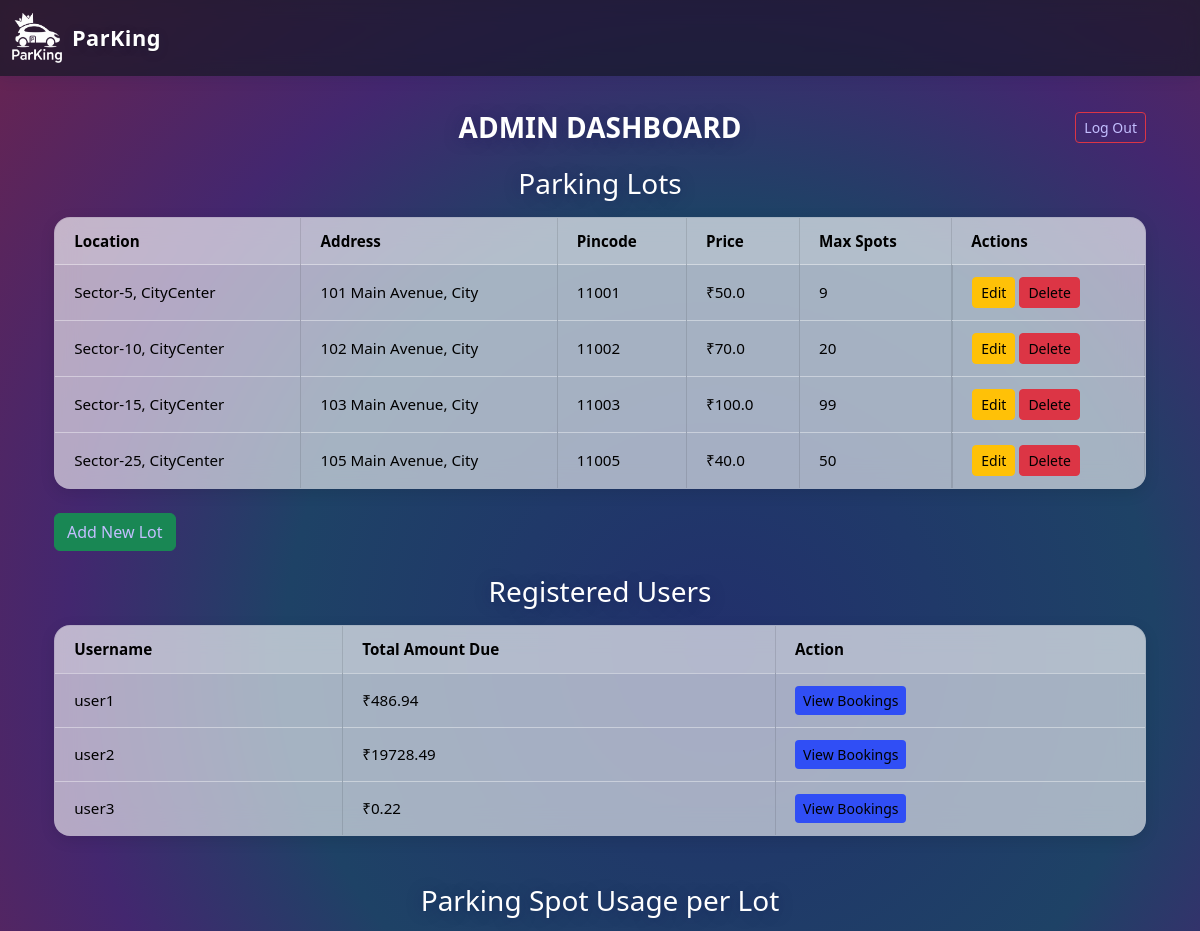
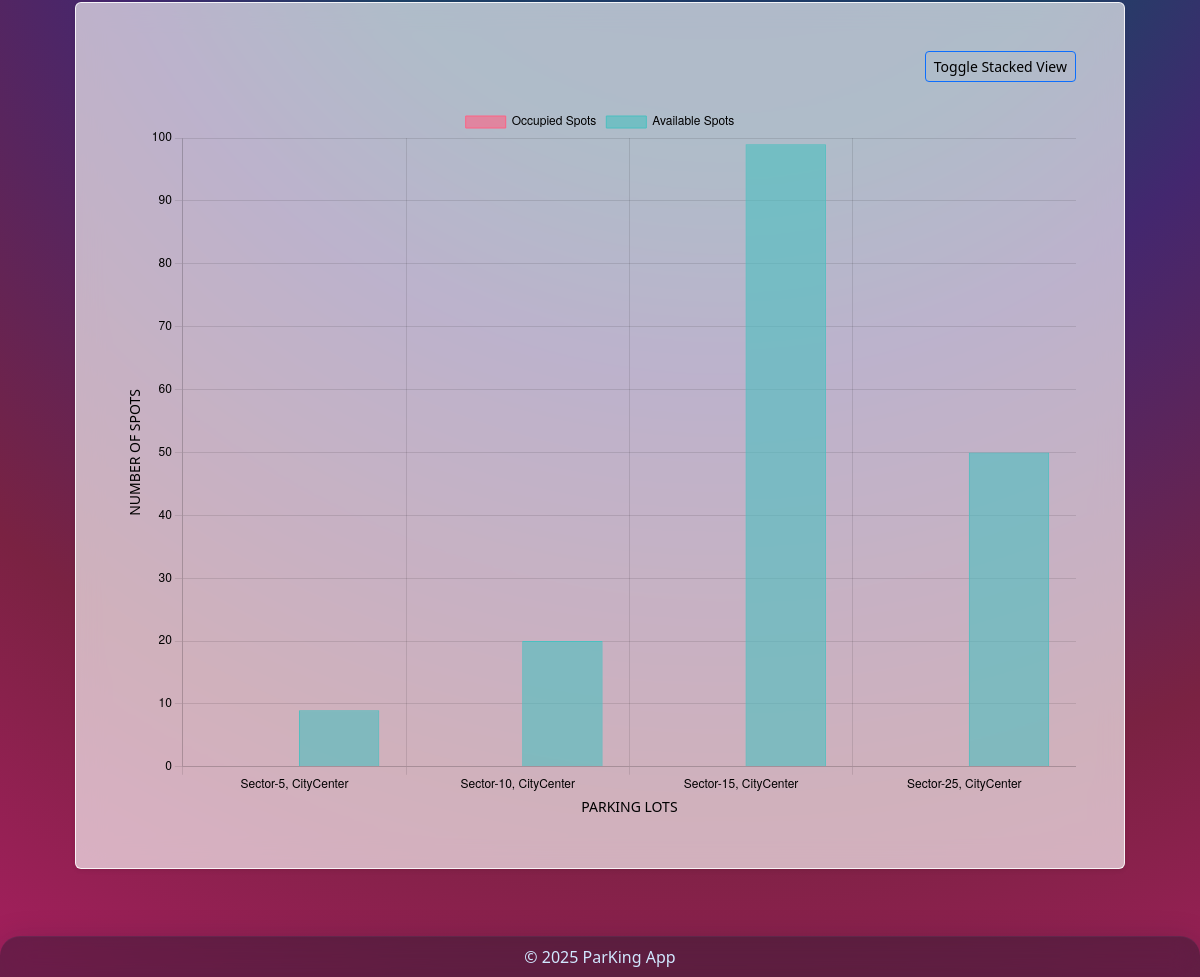
The app's page /admin/dashboard (signed in) with its own data (2 pictures, top to bottom).
### controllers/database.py (models this page shows)
class ParkingLot(db.Model):
    id = db.Column(db.Integer, primary_key=True)
    location = db.Column(db.String(120), nullable=False)
    prices = db.Column(db.Float, nullable=False)
    address = db.Column(db.String(200), nullable=False)
    pincode = db.Column(db.String(10), nullable=False)
    max_spots = db.Column(db.Integer, nullable=False)
    spots = db.relationship('ParkingSpot', backref='parking_lot', cascade='all, delete-orphan', lazy=True)

class User(db.Model):
    id = db.Column(db.Integer, primary_key=True)
    username = db.Column(db.String(80), unique=True, nullable=False)
    password = db.Column(db.String(120), nullable=False)
    current_booking_id = db.Column(db.Integer, nullable=False, default=0)
    reservations = db.relationship('Reservation', backref='user', cascade='all, delete-orphan', lazy=True)

### app.py (the view)
@app.route('/admin/dashboard')
def admin_dashboard():
    if 'admin_id' not in session:
        flash("Please log in as admin to access dashboard.", "danger")
        return redirect(url_for('admin_login'))
    lots = ParkingLot.query.all()
    users = User.query.all()
    lot_labels = []
    occupied_data = []
    available_data = []
    for lot in lots:
        lot_labels.append(lot.location)
        occupied_spots = sum(1 for spot in lot.spots if spot.status == 'O')
        available_spots = lot.max_spots - occupied_spots
        occupied_data.append(occupied_spots)
        available_data.append(available_spots)
    user_payments = {}
    for user in users:
        total_payment = 0.0
        bookings = Reservation.query.filter_by(user_id=user.id).all()
        for booking in bookings:
            if booking.end_time:  # only if finished
                duration = (booking.end_time - booking.start_time).total_seconds() / 3600
                rate = booking.spot.parking_lot.prices  # price per hour
                total_payment += duration * rate
        user_payments[user.id] = round(total_payment, 2)
    user_id = request.args.get('user_id')
    selected_user = None
    user_bookings = []
    if user_id:
        selected_user = User.query.get(user_id)
        if selected_user:
            user_bookings = Reservation.query.filter_by(user_id=user_id).order_by(Reservation.start_time.desc()).all()
    return render_template(
        'admin_dashboard.html',
        lots=lots,
        users=users,
        lot_labels=lot_labels,
        occupied_data=occupied_data,
        available_data=available_data,
        selected_user=selected_user,
        user_bookings=user_bookings,
        user_payments=user_payments  # pass to template
    )

### templates/admin_dashboard.html (shortened to what this page needs)
{% extends "layout.html" %}
{% block content %}
<div class="container py-4">
  <div class="d-flex justify-content-between align-items-center mb-4 position-relative">
    <h2 class="m-0 position-absolute top-50 start-50 translate-middle text-center"
        style="color:black; font-weight:700; font-size:1.75rem;">
      ADMIN DASHBOARD
    </h2>
    <a href="{{ url_for('admin_logout') }}" class="btn btn-outline-danger btn-sm ms-auto">Log Out</a>
  </div>
  <h4 class="mb-3 text-center" style="color:black; font-weight: 500; font-size: 1.75rem;">Parking Lots</h4>
  <table class="table table-bordered mb-4 frosted-glass">
    <thead>
      <tr>
        <th>Location</th>
        <th>Address</th>
        <th>Pincode</th>
        <th>Price</th>
        <th>Max Spots</th>
        <th>Actions</th>
      </tr>
    </thead>
    <tbody>
      {% for lot in lots %}
      {% set occupied_spots = lot.spots | selectattr('status', 'equalto', 'O') | list | length %}
      <tr>
        <td>{{ lot.location }}</td>
        <td>{{ lot.address }}</td>
        <td>{{ lot.pincode }}</td>
        <td>₹{{ lot.prices }}</td>
        <td>{{ lot.max_spots }}</td>
        <td class="d-flex gap-1">
          {% if occupied_spots == 0 %}
            <a href="{{ url_for('admin_edit_lot', lot_id=lot.id) }}" class="btn btn-sm btn-warning">Edit</a>
            <form action="{{ url_for('admin_delete_lot', lot_id=lot.id) }}" method="POST" onsubmit="return confirm('Are you sure you want to delete this lot?');" style="display:inline;">
              <button type="submit" class="btn btn-sm btn-danger">Delete</button>
            </form>
          {% else %}
            <button class="btn btn-sm btn-secondary" disabled>Edit</button>
            <button class="btn btn-sm btn-secondary" disabled>Delete</button>
          {% endif %}
        </td>
      </tr>
      {% endfor %}
    </tbody>
  </table>
  <a href="{{ url_for('admin_add_lot') }}" class="btn btn-success mb-4">Add New Lot</a>
<h4 class="mb-3 text-center" style="color:black; font-weight: 500; font-size: 1.75rem;">Registered Users</h4>
<table class="table table-bordered frosted-glass mb-5">
  <thead>
    <tr>
      <th>Username</th>
      <th>Total Amount Due</th>
      <th>Action</th>
    </tr>
  </thead>
  <tbody>
    {% for user in users %}
    <tr>
      <td>{{ user.username }}</td>
      <td>₹{{ user_payments[user.id] }}</td>
      <td>
        <a href="{{ url_for('admin_dashboard') }}?user_id={{ user.id }}" class="btn btn-info btn-sm">
          View Bookings
        </a>
      </td>
    </tr>
    {% endfor %}
  </tbody>
</table>
  <h4 class="mt-5 mb-3 text-center" style="color:black; font-weight: 500; font-size: 1.75rem;">
    Parking Spot Usage per Lot
  </h4>
  <div class="mx-auto frosted-glass p-5 rounded shadow-sm" style="max-width: 1050px; color: black;">
    <div class="d-flex justify-content-end mb-4">
      <button id="toggleView" class="btn btn-outline-primary btn-sm">Toggle Stacked View</button>
    </div>
    <canvas id="lotChart" height="225" style="max-width: 100%;"></canvas>
  </div>
  <script>
    const ctx = document.getElementById('lotChart').getContext('2d');
    const data = {
      labels: {{ lot_labels|tojson|safe }},
      datasets: [
        {
          label: 'Occupied Spots',
          data: {{ occupied_data|tojson|safe }},
          backgroundColor: 'rgba(255, 99, 132, 0.6)',
          borderColor: 'rgba(255, 99, 132, 1)',
          borderWidth: 1
        },
        {
          label: 'Available Spots',
          data: {{ available_data|tojson|safe }},
          backgroundColor: 'rgba(75, 192, 192, 0.6)',
          borderColor: 'rgba(75, 192, 192, 1)',
          borderWidth: 1
        }
      ]
    };
    const options = {
      responsive: true,
      plugins: {
        title: { display: false },
        legend: { labels: { color: 'black' } }
      },
      scales: {
        x: {
          stacked: false,
          ticks: { color: 'black' },
          grid: { color: 'rgba(0,0,0,0.1)' },
          title: {
            display: true,
            text: 'PARKING LOTS',
            color: 'black',
            font: {
              size: 14,
              weight: 'normal',
              family: "'Segoe UI', Tahoma, Geneva, Verdana, sans-serif",
              style: 'normal',
              lineHeight: 1.2,
              letterSpacing: '0.1em',
              textTransform: 'uppercase'
            }
          }
        },
        y: {
          beginAtZero: true,
          stacked: false,
          ticks: { color: 'black' },
          grid: { color: 'rgba(0,0,0,0.1)' },
          title: {
            display: true,
            text: 'NUMBER OF SPOTS',
            color: 'black',
            font: {
              size: 14,
              weight: 'normal',
              family: "'Segoe UI', Tahoma, Geneva, Verdana, sans-serif",
              style: 'normal',
              lineHeight: 1.2,
              letterSpacing: '0.1em',
              textTransform: 'uppercase'
            }
          }
        }
      }
    };
    const lotChart = new Chart(ctx, {
      type: 'bar',
      data: data,
      options: options
    });
    document.getElementById('toggleView').addEventListener('click', () => {
      const isStacked = lotChart.options.scales.x.stacked;
      lotChart.options.scales.x.stacked = !isStacked;
      lotChart.options.scales.y.stacked = !isStacked;
      lotChart.update();
    });
  </script>
</div>
{% endblock %}

### static/css/style.css (style rules this page uses)
body { background: radial-gradient( circle at 60% 34%, #22306c 0%, #1e4266 30%, #43276f 45%, #7a2242 75%, #a51f5e 100% ), #0a1036; color: #fff; font-family: 'Segoe UI', 'Roboto', Arial, sans-serif; min-height: 100vh; padding-top: 64px; padding-bottom: 60px; }
p, .home-lead, .lead, li, span, div:not(.card):not(.glass-footer):not(.glass-header) { color: #fff !important; }
h1, h2, h3, h4, h5, h6 { color: #fff !important; text-shadow: 0 2px 16px rgba(20, 20, 80, 0.36); }
.btn-info { background: #304ef5; color: #fff; border: none; }
a, .btn-link { color: #c3bfff !important; }
.frosted-glass { background: rgba(255, 255, 255, 0.6); backdrop-filter: blur(14px); -webkit-backdrop-filter: blur(14px); border: 1px solid rgba(255, 255, 255, 0.4); border-radius: 1rem; box-shadow: 0 4px 15px rgba(0, 0, 0, 0.1); color: black !important; }
.frosted-glass * { color: black !important; }
.table.frosted-glass { background: rgba(255, 255, 255, 0.6); border: 1px solid rgba(255, 255, 255, 0.4); backdrop-filter: blur(14px); -webkit-backdrop-filter: blur(14px); border-radius: 1rem; overflow: hidden; color: black !important; }
.table.frosted-glass th, .table.frosted-glass td { background-color: transparent; padding: 0.75rem 1.2rem; font-size: 0.95rem; vertical-align: middle; color: black; border-color: rgba(0, 0, 0, 0.1); }
.table.frosted-glass thead { background-color: rgba(255, 255, 255, 0.15); }

### templates/admin_dashboard.html (style rules this page uses)
.frosted-glass { background: rgba(255, 255, 255, 0.646); backdrop-filter: blur(14px); -webkit-backdrop-filter: blur(14px); border: 1px solid rgba(255, 255, 255, 0.85); color: black !important; border-radius: 1rem; box-shadow: 0 4px 15px rgba(0,0,0,0.1); }
.frosted-glass, .frosted-glass * { color: black !important; }

### records on screen
ParkingLot: location "Sector-5, CityCenter", address "101 Main Avenue, City", pincode "11001", prices "50.0", max_spots "9"
ParkingLot: location "Sector-10, CityCenter", address "102 Main Avenue, City", pincode "11002", prices "70.0", max_spots "20"
ParkingLot: location "Sector-15, CityCenter", address "103 Main Avenue, City", pincode "11003", prices "100.0", max_spots "99"
ParkingLot: location "Sector-25, CityCenter", address "105 Main Avenue, City", pincode "11005", prices "40.0", max_spots "50"
User: username "user1", user_payments "486.94"
User: username "user2", user_payments "19728.49"
User: username "user3", user_payments "0.22"

### other values on screen
chart data {{ occupied_data|tojson|safe }} [0, 0, 0, 0]
chart data {{ available_data|tojson|safe }} [9, 20, 99, 50]
